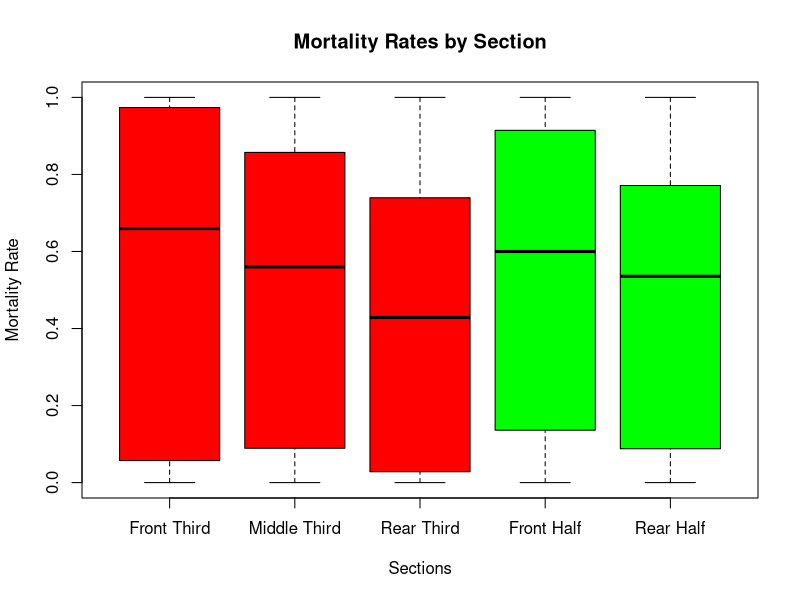
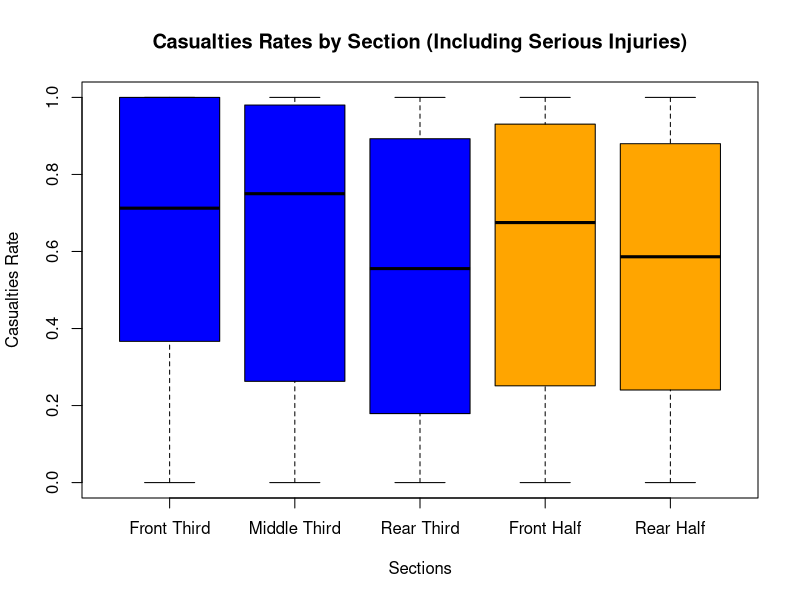
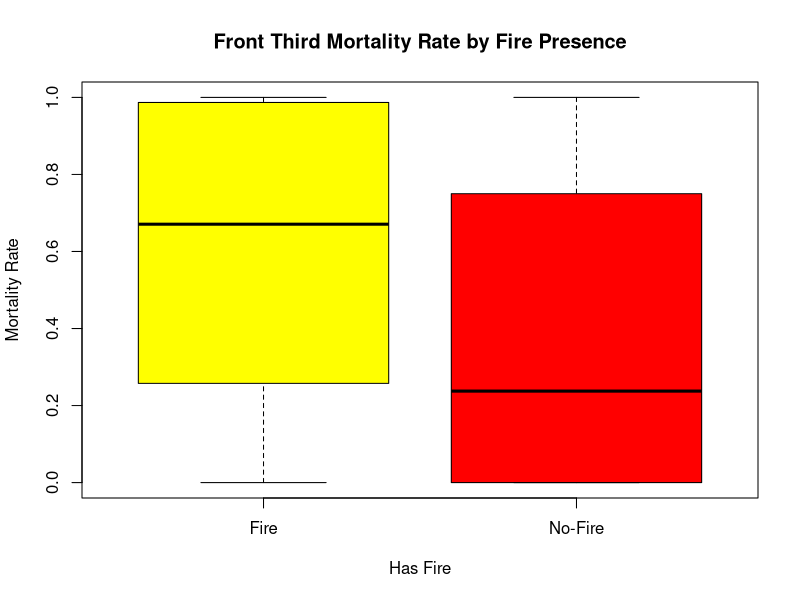
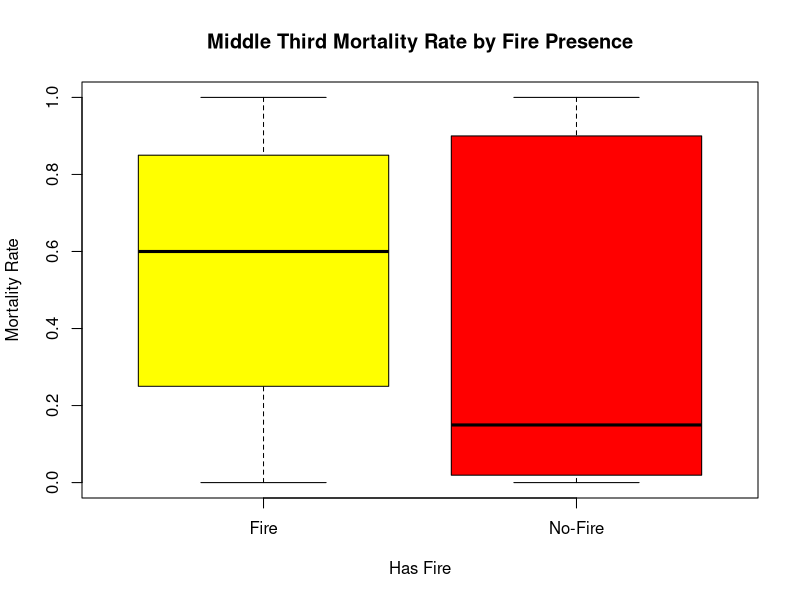
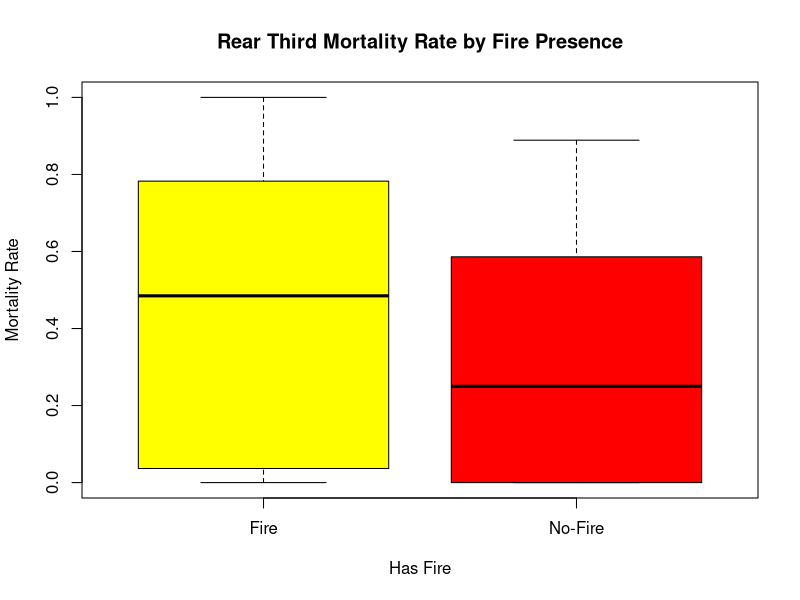
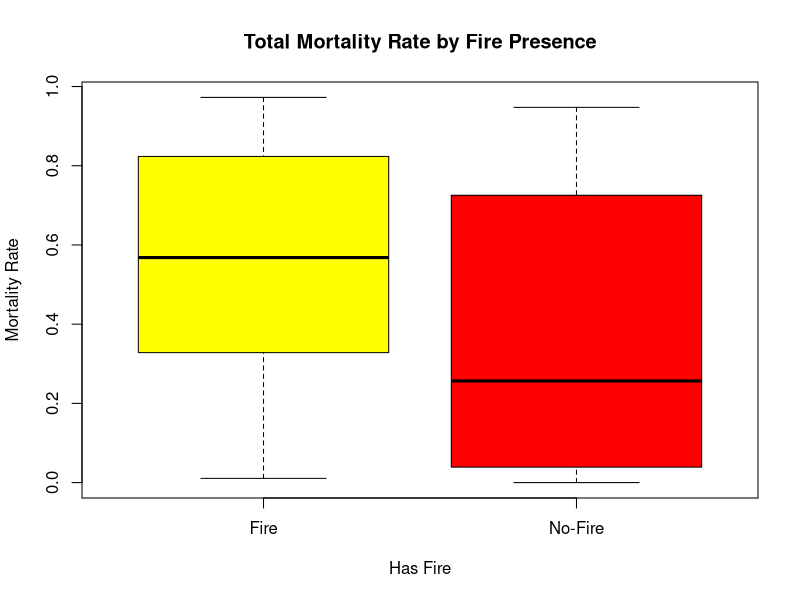
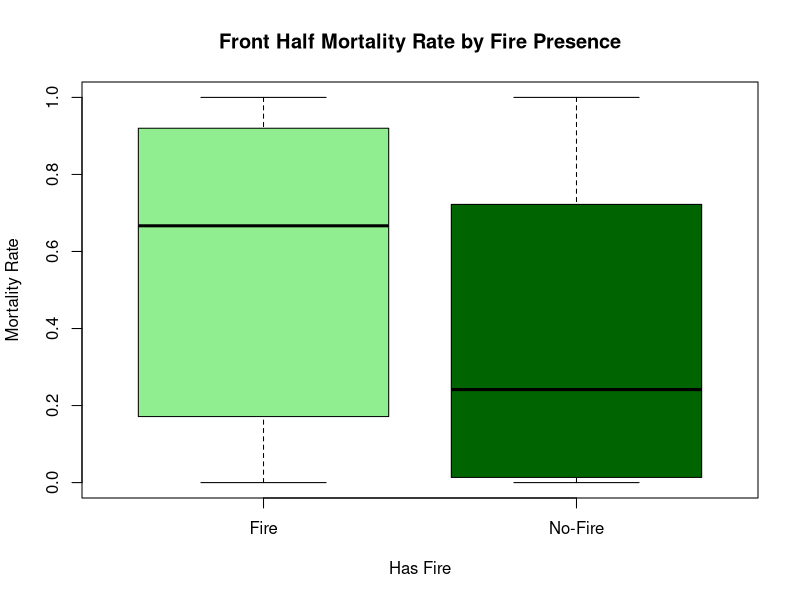
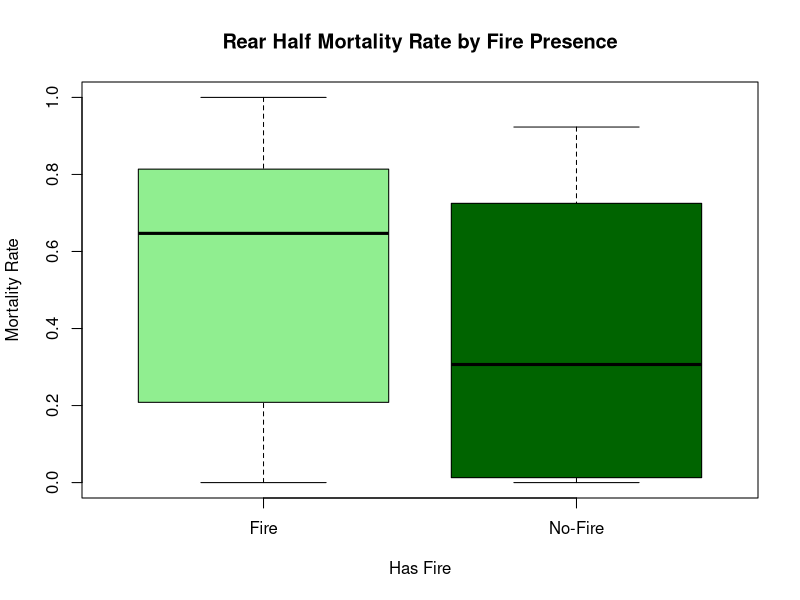

Recreate these plots in R, in order.
## ---- chunk 1
knitr::opts_chunk$set(echo = TRUE)
## ---- chunk 2

data <- read.csv("Aerei_Final.csv")

str(data)
summary(data)
#> data <- read.csv("Aerei_Final.csv")
#> 
#> str(data)
#'data.frame':   47 obs. of  21 variables:
# $ NumVolo         : int  6 28 92 120 123 129 140 148 191 204 ...
# $ X1.terzo.lievi  : int  17 36 0 0 0 4 0 0 0 3 ...
# $ X1.terzo.gravi  : int  2 0 11 0 0 0 0 0 0 0 ...
# $ X1.terzo.morti  : int  15 0 22 0 136 14 18 16 55 33 ...
# $ X2.terzo.lievi  : int  1 30 4 5 0 5 7 1 0 25 ...
# $ X2.terzo.gravi  : int  15 0 30 0 0 0 0 0 8 0 ...
# $ X2.terzo.morti  : int  64 16 13 8 214 60 139 34 51 1 ...
# $ X3.terzo.lievi  : int  26 10 0 5 36 24 0 8 10 29 ...
# $ X3.terzo.gravi  : int  17 0 27 0 0 0 0 0 7 0 ...
# $ X2.terzo.morti.1: int  0 36 11 21 109 43 91 30 16 0 ...
# $ X1.meta.lievi   : int  17 56 32 3 0 7 7 1 0 7 ...
# $ X1.meta.gravi   : int  3 0 0 0 0 0 0 0 1 0 ...
# $ X1.meta.morti   : int  41 8 34 6 226 23 95 36 79 35 ...
# $ X2.meta.lievi   : int  26 20 39 7 4 26 0 7 10 46 ...
# $ X2.meta.gravi   : int  31 0 0 0 0 0 0 0 14 0 ...
# $ X2.meta.morti   : int  34 44 13 23 225 90 145 46 48 0 ...
# $ fonte           : chr  "W" "W" "W" "W" ...
# $ PhaseOfFlight   : chr  "Takeoff" "Takeoff" "Landing" "Landing" ...
# $ Time            : chr  "Night" "Day" "Night" "Day" ...
# $ Place           : chr  "Airport " "Outside" "Outside" "Airport " ...
# $ HasFire         : chr  "Fire" "Fire" "Fire" "Fire" ...
#> summary(data)
#    NumVolo     X1.terzo.lievi   X1.terzo.gravi   X1.terzo.morti  
# Min.   :   6   Min.   :  0.00   Min.   : 0.000   Min.   :  0.00  
# 1st Qu.: 227   1st Qu.:  0.00   1st Qu.: 0.000   1st Qu.:  1.50  
# Median : 812   Median :  4.00   Median : 0.000   Median : 11.00  
# Mean   :1591   Mean   : 12.87   Mean   : 2.553   Mean   : 16.15  
# 3rd Qu.:1603   3rd Qu.: 17.00   3rd Qu.: 4.000   3rd Qu.: 19.00  
# Max.   :9642   Max.   :141.00   Max.   :16.000   Max.   :136.00  
# X2.terzo.lievi   X2.terzo.gravi   X2.terzo.morti   X3.terzo.lievi 
# Min.   :  0.00   Min.   : 0.000   Min.   :  0.00   Min.   :  0.0  
# 1st Qu.:  1.00   1st Qu.: 0.000   1st Qu.:  2.00   1st Qu.:  3.0  
# Median :  7.00   Median : 2.000   Median : 12.00   Median : 10.0  
# Mean   : 22.11   Mean   : 4.638   Mean   : 28.62   Mean   : 20.4  
# 3rd Qu.: 26.50   3rd Qu.: 8.000   3rd Qu.: 31.00   3rd Qu.: 27.0  
# Max.   :174.00   Max.   :30.000   Max.   :214.00   Max.   :142.0  
# X3.terzo.gravi   X2.terzo.morti.1 X1.meta.lievi    X1.meta.gravi  
# Min.   : 0.000   Min.   :  0.00   Min.   :  0.00   Min.   : 0.00  
# 1st Qu.: 0.000   1st Qu.:  1.50   1st Qu.:  1.50   1st Qu.: 0.00  
# Median : 0.000   Median :  8.00   Median : 11.00   Median : 0.00  
# Mean   : 3.872   Mean   : 19.83   Mean   : 29.23   Mean   : 4.34  
# 3rd Qu.: 4.500   3rd Qu.: 24.50   3rd Qu.: 40.50   3rd Qu.: 7.00  
# Max.   :27.000   Max.   :113.00   Max.   :221.00   Max.   :34.00  
# X1.meta.morti    X2.meta.lievi    X2.meta.gravi    X2.meta.morti   
# Min.   :  0.00   Min.   :  0.00   Min.   : 0.000   Min.   :  0.00  
# 1st Qu.:  5.00   1st Qu.:  6.50   1st Qu.: 0.000   1st Qu.:  3.50  
# Median : 20.00   Median : 14.00   Median : 0.000   Median : 15.00  
# Mean   : 28.57   Mean   : 28.98   Mean   : 5.234   Mean   : 36.53  
# 3rd Qu.: 35.00   3rd Qu.: 37.50   3rd Qu.: 7.500   3rd Qu.: 45.00  
# Max.   :226.00   Max.   :184.00   Max.   :31.000   Max.   :225.00  
#    fonte           PhaseOfFlight          Time              Place          
# Length:47          Length:47          Length:47          Length:47         
# Class :character   Class :character   Class :character   Class :character  
# Mode  :character   Mode  :character   Mode  :character   Mode  :character  
                                                                            
                    
## ---- chunk 3
# add a colum of # of seat for each airplain section

data$X1.third.total <- data$X1.terzo.lievi + data$X1.terzo.gravi + data$X1.terzo.morti
data$X2.third.total <- data$X2.terzo.lievi + data$X2.terzo.gravi + data$X2.terzo.morti
data$X3.third.total <- data$X3.terzo.lievi + data$X3.terzo.gravi + data$X3.terzo.morti
data$X1.half.total <- data$X1.meta.lievi + data$X1.meta.gravi + data$X1.meta.morti
data$X2.half.total <- data$X2.meta.lievi + data$X2.meta.gravi + data$X2.meta.morti

# now make a colum of mortality rate for each section

data$X1.third.mortality.rate <- data$X1.terzo.morti / data$X1.third.total
data$X2.third.mortality.rate <- data$X2.terzo.morti / data$X2.third.total
data$X3.third.mortality.rate <- data$X3.terzo.morti / data$X3.third.total
data$X1.half.mortality.rate <- data$X1.meta.morti / data$X1.half.total
data$X2.half.mortality.rate <- data$X2.meta.morti / data$X2.half.total



head(data)

## ---- chunk 4
## Plot mortality rates as scatter plots for each section
## they must be separated on the x axis by group

boxplot(data$X1.third.mortality.rate, 
  data$X2.third.mortality.rate, 
  data$X3.third.mortality.rate, 
  data$X1.half.mortality.rate, 
  data$X2.half.mortality.rate, 
  names = c("Front Third", "Middle Third", "Rear Third", "Front Half", "Rear Half"),
  main = "Mortality Rates by Section",
  ylab = "Mortality Rate",
  xlab = "Sections",
  col = c("red", "red", "red", "green", "green"))

## ---- chunk 5
# Perform ANOVA to test if there are significant differences in mortality rates between sections (only  thirds)
mortality_data <- data.frame(
  Section = rep(c("Front Third", "Middle Third", "Rear Third"), each = nrow(data)),
  MortalityRate = c(data$X1.third.mortality.rate, data$X2.third.mortality.rate, data$X3.third.mortality.rate)
)
mortality_data$Section <- as.factor(mortality_data$Section)

anova_result <- aov(MortalityRate ~ Section, data = mortality_data)
summary(anova_result)

library(multcomp)

test_result <- glht(anova_result, linfct = mcp(Section = "Tukey"))
summary(test_result)

#half sections
mortality_data_half <- data.frame(
  Section = rep(c("Front Half", "Rear Half"), each = nrow(data)),
  MortalityRate = c(data$X1.half.mortality.rate, data$X2.half.mortality.rate)
)
anova_result_half <- aov(MortalityRate ~ Section, data = mortality_data_half)
summary(anova_result_half)


#try using non-parametric test if ANOVA assumptions are not met
kruskal_result <- kruskal.test(MortalityRate ~ Section, data = mortality_data)
kruskal_result_half <- kruskal.test(MortalityRate ~ Section, data = mortality_data_half)
kruskal_result
kruskal_result_half

#oneway test

oneway_result <- oneway.test(MortalityRate ~ Section, data = mortality_data, var.equal = FALSE)
oneway_result_half <- oneway.test(MortalityRate ~ Section, data = mortality_data_half, var.equal = FALSE)
oneway_result
oneway_result_half

## ---- chunk 6
# now we do the same thing but considering the "gravi" as casualties too

data$X1.casualties_rate_new <- (data$X1.terzo.morti + data$X1.terzo.gravi) / data$X1.third.total
data$X2.casualties_rate_new <- (data$X2.terzo.morti + data$X2.terzo.gravi) / data$X2.third.total
data$X3.casualties_rate_new <- (data$X3.terzo.morti + data$X3.terzo.gravi) / data$X3.third.total
data$X1.half.casualties_rate_new <- (data$X1.meta.morti + data$X1.meta.gravi) / data$X1.half.total
data$X2.half.casualties_rate_new <- (data$X2.meta.morti + data$X2.meta.gravi) / data$X2.half.total

head(data)


# Plot new casualties rates as scatter plots for each section
boxplot(data$X1.casualties_rate_new, 
  data$X2.casualties_rate_new, 
  data$X3.casualties_rate_new, 
  data$X1.half.casualties_rate_new, 
  data$X2.half.casualties_rate_new, 
  names = c("Front Third", "Middle Third", "Rear Third", "Front Half", "Rear Half"),
  main = "Casualties Rates by Section (Including Serious Injuries)",
  ylab = "Casualties Rate",
  xlab = "Sections",
  col = c("blue", "blue", "blue", "orange", "orange"))  

## ---- chunk 7
# Perform ANOVA to test if there are significant differences in casualties rates between sections (only thirds)
casualties_data <- data.frame(
  Section = rep(c("Front Third", "Middle Third", "Rear Third"), each = nrow(data)),
  CasualtiesRate = c(data$X1.casualties_rate_new, data$X2.casualties_rate_new, data$X3.casualties_rate_new) 
)
anova_casualties_result <- aov(CasualtiesRate ~ Section, data = casualties_data)
summary(anova_casualties_result)

#half sections
casualties_data_half <- data.frame(
  Section = rep(c("Front Half", "Rear Half"), each = nrow(data)),
  CasualtiesRate = c(data$X1.half.casualties_rate_new, data$X2.half.casualties_rate_new) 
)
anova_casualties_result_half <- aov(CasualtiesRate ~ Section, data = casualties_data_half)
summary(anova_casualties_result_half) 

#try using non-parametric test if ANOVA assumptions are not met
kruskal_casualties_result <- kruskal.test(CasualtiesRate ~ Section, data = casualties_data)
kruskal_casualties_result_half <- kruskal.test(CasualtiesRate ~ Section, data = casualties_data_half)
kruskal_casualties_result
kruskal_casualties_result_half

#oneway test
oneway_casualties_result <- oneway.test(CasualtiesRate ~ Section, data = casualties_data, var.equal = FALSE)
oneway_casualties_result_half <- oneway.test(CasualtiesRate ~ Section, data = casualties_data_half, var.equal = FALSE)
oneway_casualties_result
oneway_casualties_result_half


## ---- chunk 8
# t.test only the fisrts third against the rears third
t_test_result <- t.test(data$X1.third.mortality.rate, data$X3.third.mortality.rate, var.equal = FALSE)
t_test_result

#use non-parametric test if t-test assumptions are not met
wilcox_test_result <- wilcox.test(data$X1.third.mortality.rate, data$X3.third.mortality.rate)
wilcox_test_result

## ---- chunk 9
# now we want to test if there is a difference in mortality rate based on the other variables
# PhaseOfFlight, Time, Place, HasFire
# using the total mortality rate, only deaths, do this for evwey third

out <- lm(data$X1.third.mortality.rate ~ data$PhaseOfFlight + data$Time + data$Place + data$HasFire)
summary(out)

out_2 <- lm(data$X2.third.mortality.rate ~ data$PhaseOfFlight + data$Time + data$Place + data$HasFire)
summary(out_2)

out_3 <- lm(data$X3.third.mortality.rate ~ data$PhaseOfFlight + data$Time + data$Place + data$HasFire)
summary(out_3)


#plot the mortality rates based on HasFire
boxplot(data$X1.third.mortality.rate ~ data$HasFire,
        main = "Front Third Mortality Rate by Fire Presence",
        xlab = "Has Fire",
        ylab = "Mortality Rate",
        col = c("yellow", "red"))

boxplot(data$X2.third.mortality.rate ~ data$HasFire,
        main = "Middle Third Mortality Rate by Fire Presence",
        xlab = "Has Fire",
        ylab = "Mortality Rate",
        col = c("yellow", "red")) 

boxplot(data$X3.third.mortality.rate ~ data$HasFire,
        main = "Rear Third Mortality Rate by Fire Presence",
        xlab = "Has Fire",
        ylab = "Mortality Rate",
        col = c("yellow", "red")) 

#and full plane mortality rate
data$Total.mortality.rate <- (data$X1.terzo.morti + data$X2.terzo.morti + data$X3.terzo.morti) / (data$X1.third.total + data$X2.third.total + data$X3.third.total)

boxplot(data$Total.mortality.rate ~ data$HasFire,
        main = "Total Mortality Rate by Fire Presence",
        xlab = "Has Fire",
        ylab = "Mortality Rate",
        col = c("yellow", "red"))

# now for the halves
out_half_1 <- lm(data$X1.half.mortality.rate ~ data$PhaseOfFlight + data$Time + data$Place + data$HasFire)
summary(out_half_1)

out_half_2 <- lm(data$X2.half.mortality.rate ~ data$PhaseOfFlight + data$Time + data$Place + data$HasFire)
summary(out_half_2)

#boxplots for halves
boxplot(data$X1.half.mortality.rate ~ data$HasFire,
        main = "Front Half Mortality Rate by Fire Presence",
        xlab = "Has Fire",    
        ylab = "Mortality Rate",
        col = c("lightgreen", "darkgreen"))

boxplot(data$X2.half.mortality.rate ~ data$HasFire,
        main = "Rear Half Mortality Rate by Fire Presence",
        xlab = "Has Fire",
        ylab = "Mortality Rate",
        col = c("lightgreen", "darkgreen")) 

        


## ---- chunk 10
x <- rnorm(1000)
hist(x)
